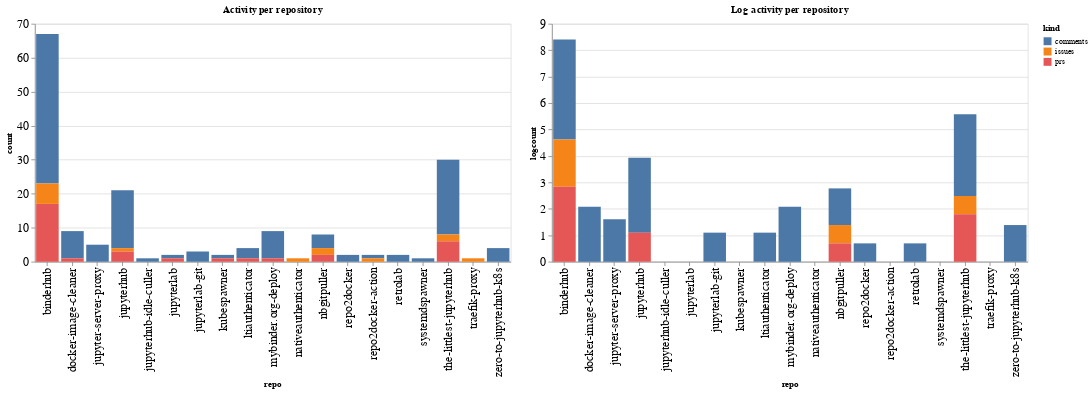

The notebook cell saved with this chart:
### Code cell
ch1 = alt.Chart(repo_summaries, width=600, title="Activity per repository").mark_bar().encode(
    x='repo',
    y='count',
    color='kind',
    tooltip="kind"
)

ch2 = alt.Chart(repo_summaries, width=600, title="Log activity per repository").mark_bar().encode(
    x='repo',
    y='logcount',
    color='kind',
    tooltip="kind"
)

ch1 | ch2

### Figure 1 — Vega-Lite specification as saved in the notebook (floating-point values rounded to 4 significant figures)
{"config": {"axisLeft": {"labelFontSize": 15}, "axisBottom": {"labelFontSize": 15}}, "hconcat": [{"mark": "bar", "encoding": {"color": {"type": "nominal", "field": "kind"}, "tooltip": {"type": "nominal", "field": "kind"}, "x": {"type": "nominal", "field": "repo"}, "y": {"type": "quantitative", "field": "count"}}, "title": "Activity per repository", "width": 600}, {"mark": "bar", "encoding": {"color": {"type": "nominal", "field": "kind"}, "tooltip": {"type": "nominal", "field": "kind"}, "x": {"type": "nominal", "field": "repo"}, "y": {"type": "quantitative", "field": "logcount"}}, "title": "Log activity per repository", "width": 600}], "data": {"name": "data-c68bc86d22ee122b05887bac605fa7bb"}, "$schema": "https://vega.github.io/schema/vega-lite/v4.8.1.json", "datasets": {"data-c68bc86d22ee122b05887bac605fa7bb": [{"repo": "binderhub", "kind": "comments", "count": 44, "logcount": 3.784}, {"repo": "binderhub", "kind": "issues", "count": 6, "logcount": 1.792}, {"repo": "binderhub", "kind": "prs", "count": 17, "logcount": 2.833}, {"repo": "docker-image-cleaner", "kind": "comments", "count": 8, "logcount": 2.079}, {"repo": "docker-image-cleaner", "kind": "prs", "count": 1, "logcount": 0.0}, {"repo": "jupyter-server-proxy", "kind": "comments", "count": 5, "logcount": 1.609}, {"repo": "jupyterhub", "kind": "comments", "count": 17, "logcount": 2.833}, {"repo": "jupyterhub", "kind": "issues", "count": 1, "logcount": 0.0}, {"repo": "jupyterhub", "kind": "prs", "count": 3, "logcount": 1.099}, {"repo": "jupyterhub-idle-culler", "kind": "comments", "count": 1, "logcount": 0.0}, {"repo": "jupyterlab", "kind": "comments", "count": 1, "logcount": 0.0}, {"repo": "jupyterlab", "kind": "prs", "count": 1, "logcount": 0.0}, {"repo": "jupyterlab-git", "kind": "comments", "count": 3, "logcount": 1.099}, {"repo": "kubespawner", "kind": "comments", "count": 1, "logcount": 0.0}, {"repo": "kubespawner", "kind": "prs", "count": 1, "logcount": 0.0}, {"repo": "ltiauthenticator", "kind": "comments", "count": 3, "logcount": 1.099}, {"repo": "ltiauthenticator", "kind": "prs", "count": 1, "logcount": 0.0}, {"repo": "mybinder.org-deploy", "kind": "comments", "count": 8, "logcount": 2.079}, {"repo": "mybinder.org-deploy", "kind": "prs", "count": 1, "logcount": 0.0}, {"repo": "nativeauthenticator", "kind": "issues", "count": 1, "logcount": 0.0}, {"repo": "nbgitpuller", "kind": "comments", "count": 4, "logcount": 1.386}, {"repo": "nbgitpuller", "kind": "issues", "count": 2, "logcount": 0.6931}, {"repo": "nbgitpuller", "kind": "prs", "count": 2, "logcount": 0.6931}, {"repo": "repo2docker", "kind": "comments", "count": 2, "logcount": 0.6931}, {"repo": "repo2docker-action", "kind": "comments", "count": 1, "logcount": 0.0}, {"repo": "repo2docker-action", "kind": "issues", "count": 1, "logcount": 0.0}, {"repo": "retrolab", "kind": "comments", "count": 2, "logcount": 0.6931}, {"repo": "systemdspawner", "kind": "comments", "count": 1, "logcount": 0.0}, {"repo": "the-littlest-jupyterhub", "kind": "comments", "count": 22, "logcount": 3.091}, {"repo": "the-littlest-jupyterhub", "kind": "issues", "count": 2, "logcount": 0.6931}, {"repo": "the-littlest-jupyterhub", "kind": "prs", "count": 6, "logcount": 1.792}, {"repo": "traefik-proxy", "kind": "issues", "count": 1, "logcount": 0.0}, {"repo": "zero-to-jupyterhub-k8s", "kind": "comments", "count": 4, "logcount": 1.386}]}}
